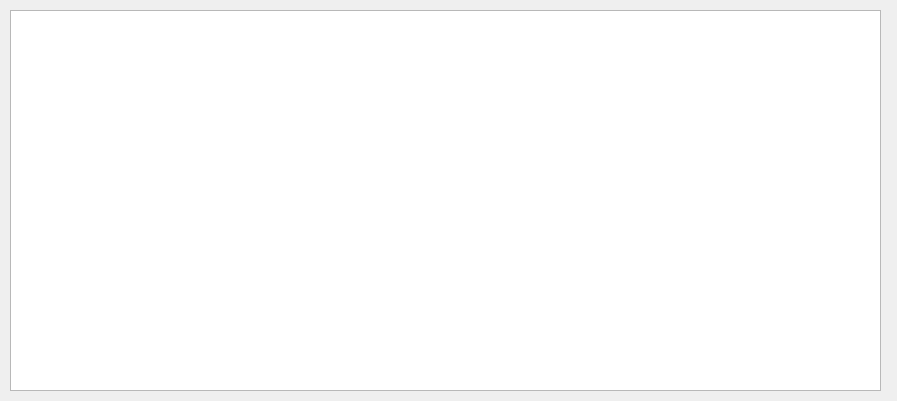
<?xml version="1.0" encoding="UTF-8"?>
<ui version="4.0">
 <class>test_display_widget</class>
 <widget class="QDialog" name="test_display_widget">
  <property name="geometry">
   <rect>
    <x>0</x>
    <y>0</y>
    <width>897</width>
    <height>401</height>
   </rect>
  </property>
  <property name="sizePolicy">
   <sizepolicy hsizetype="Fixed" vsizetype="Fixed">
    <horstretch>0</horstretch>
    <verstretch>0</verstretch>
   </sizepolicy>
  </property>
  <property name="windowTitle">
   <string>Dialog</string>
  </property>
  <widget class="QTextEdit" name="textEdit">
   <property name="geometry">
    <rect>
     <x>10</x>
     <y>10</y>
     <width>871</width>
     <height>381</height>
    </rect>
   </property>
   <property name="font">
    <font>
     <family>Courier New</family>
     <pointsize>16</pointsize>
    </font>
   </property>
   <property name="focusPolicy">
    <enum>Qt::NoFocus</enum>
   </property>
   <property name="verticalScrollBarPolicy">
    <enum>Qt::ScrollBarAlwaysOff</enum>
   </property>
   <property name="horizontalScrollBarPolicy">
    <enum>Qt::ScrollBarAlwaysOff</enum>
   </property>
  </widget>
 </widget>
 <resources/>
 <connections/>
</ui>
